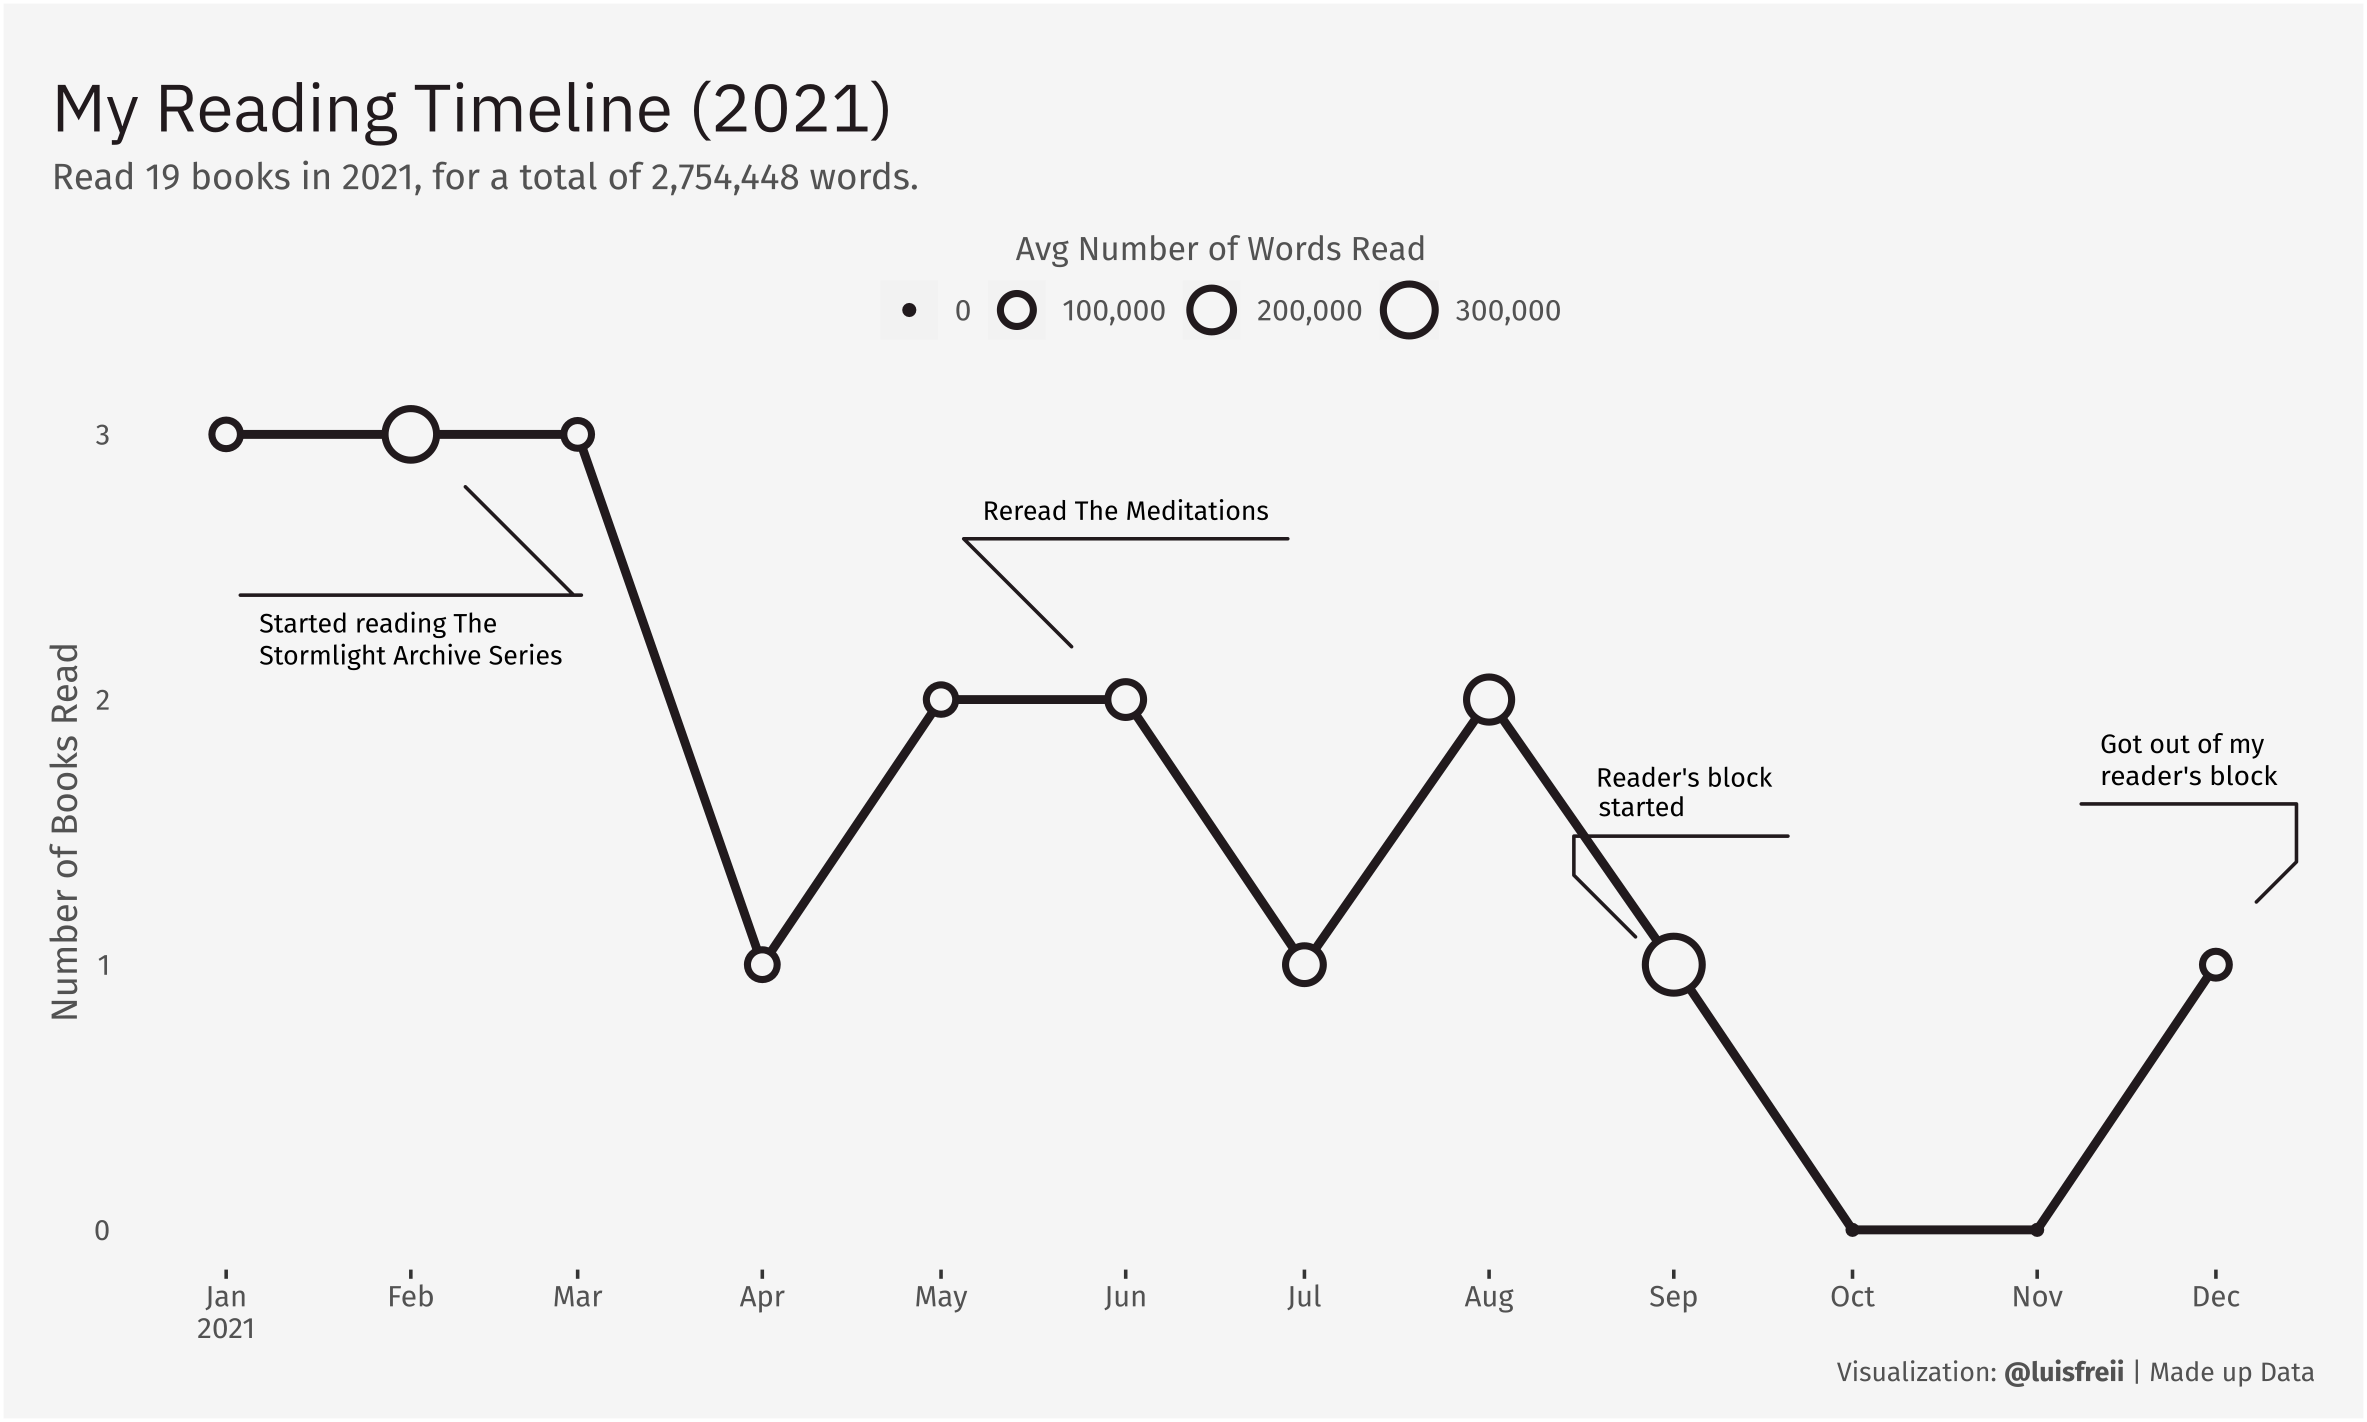

Recreate this plot in R.
#Load libraries
library(tidyverse)
library(extrafont)
library(scales)
library(ggforce)
library(glue)

#Import data
books_read_raw <- read.csv("Books_read.csv") %>% 
  janitor::clean_names()

#Total number of words read
books_read_raw %>% 
  filter(year_read == 2021) %>% 
  mutate(total_words = sum(word_count),
         total_words = format(total_words, big.mark = ",")) -> books_read_raw

#Filter
books_read_raw %>% 
  filter(year_read == 2021) %>% 
  group_by(month_finished_read) %>% 
  summarise(avg_words = mean(word_count)) -> books_avg_words

books_read_raw %>% 
  filter(year_read == 2021) %>% 
  group_by(month_finished_read) %>% 
  count(month_finished_read) -> books_count

#Left join both dfs
books_avg_words %>% 
  left_join(books_count) %>% 
  mutate(month_finished_read = str_c(month_finished_read, '-01-21'),
         month_finished_read = lubridate::mdy(month_finished_read)) %>% 
  add_row(month_finished_read = as.Date("2021-10-01"),
          avg_words = 0,
          n = 0) %>% 
  add_row(month_finished_read = as.Date("2021-11-01"),
          avg_words = 0,
          n = 0) -> books_4plot


#Tibble with annotations
tibble(
  month = as.Date(c('2021-06-01', '2021-12-01', '2021-02-01', '2021-09-01')),
  y = c(2, 1, 3, 1),
  labels = c('Reread The Meditations', "Got out of my\n reader's block", 'Started reading The\nStormlight Archive Series', "Reader's block\nstarted")
) -> annotations

books_4plot %>% 
  ggplot(aes(month_finished_read, n)) +
  geom_line(size = 1.25,
            color = "#211A1D") +
  geom_point(aes(size = avg_words),
             pch = 21,
             stroke = 1.5,
             fill = '#F5F5F5',
             color = "#211A1D") +
  geom_mark_circle(annotations,
                   mapping = aes(month, y, group = month, description = labels),
                   color = NA, 
                   label.fill = NA,
                   label.fontsize = c(0, 8),
                   label.family = c('Fira Sans', 'Fira Sans'),
                   con.colour = "#211A1D") +
  scale_size(range = c(0, 7),
             labels = label_comma()) +
  coord_cartesian(clip = 'off') +
  scale_x_date(labels = label_date_short(), 
               breaks = breaks_width('1 month')) +
  labs(x = NULL, y = 'Number of Books Read',
       size = 'Avg Number of Words Read',
       title = 'My Reading Timeline (2021)',
       subtitle = glue('Read 19 books in 2021, for a total of {books_read_raw[1, 14]} words.'),
       caption = 'Visualization: **@luisfreii** | Made up Data') +
  guides(size = guide_legend(title.position = "top",
                             title.hjust = .5)) +
  theme(panel.background = element_rect('#F5F5F5'),
        plot.background = element_rect('#F5F5F5'),
        panel.grid = element_blank(),
        axis.ticks.y = element_blank(),
        legend.position = 'top',
        legend.background = element_blank(),
        plot.title.position = 'plot',
        plot.caption.position = 'plot',
        plot.title = element_text(family = 'IBM Plex Sans',
                                  size = 20,
                                  color = "#211A1D"),
        plot.subtitle = element_text(family = 'Fira Sans',
                                     color = "#525252"),
        plot.caption = ggtext::element_markdown(family = 'Fira Sans',
                                                size = 8,
                                                color = "#525252"),
        axis.title = element_text(family = 'Fira Sans',
                                  color = "#525252"),
        axis.text = element_text(family = 'Fira Sans',
                                 color = "#525252"),
        legend.text = element_text(size = 9,
                                   family = "Fira Sans",
                                   color = "#525252"),
        legend.title = element_text(size = 10,
                                    family = "Fira Sans",
                                    color = "#525252"),
        plot.margin = margin(25, 15, 10, 15))

#Code to save the plot
ggsave('D24.Monochrome.svg',
       width = 25,
       height = 15,
       units = 'cm',
       dpi = 320)

ggsave('D24.Monochrome.png',
       width = 24,
       height = 15,
       units = 'cm',
       dpi = 320)
